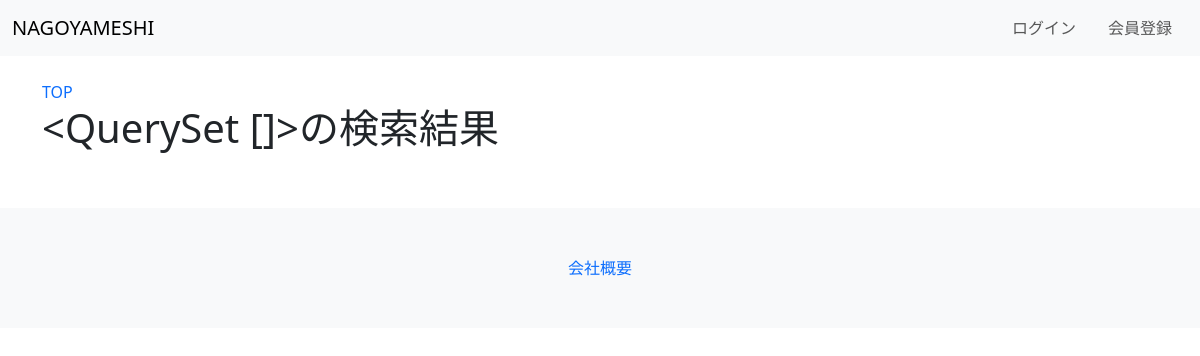
The page /nagoyameshi/condition/7 on the database as committed earlier.
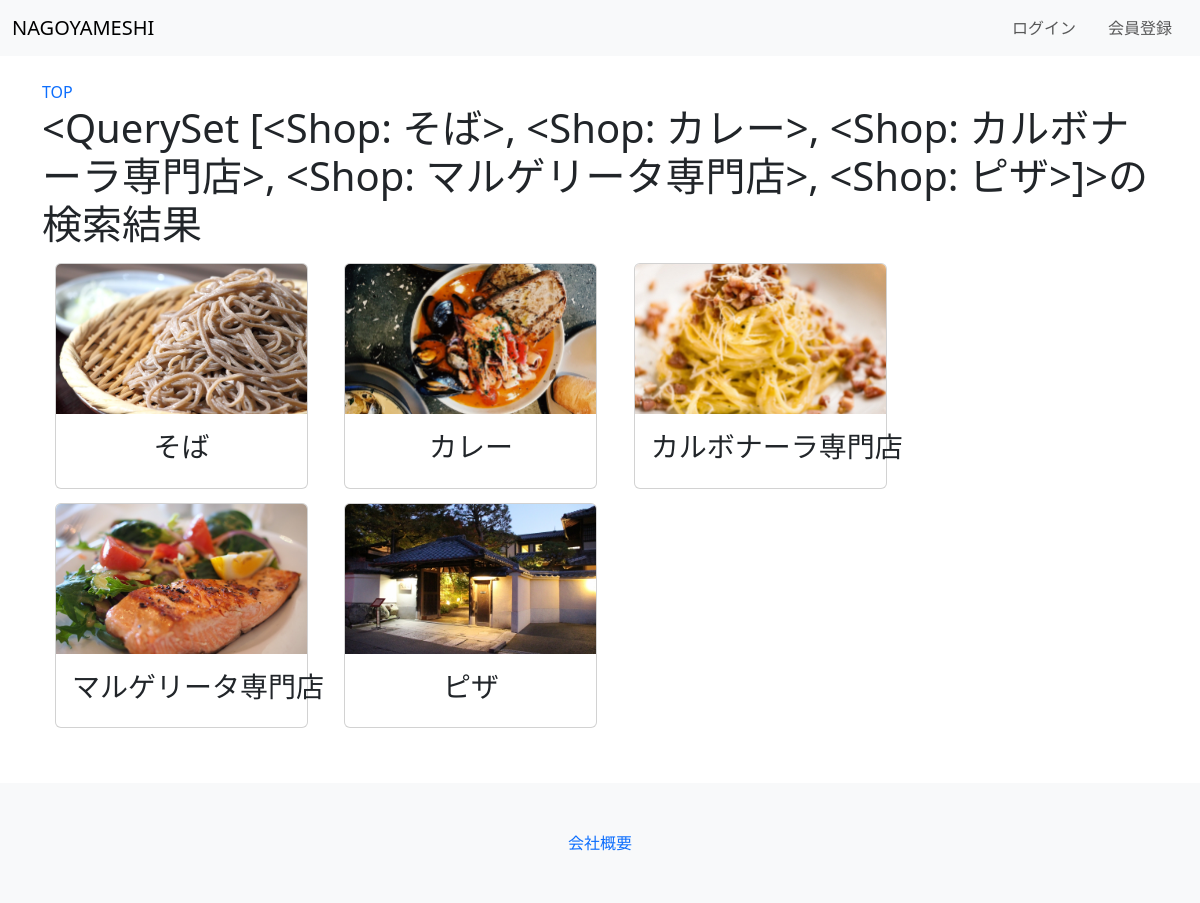
The same page on the database as committed later.
### nagoyameshi/models.py (models this page shows)
class Shop(models.Model):
    name = models.CharField(verbose_name="店名", max_length=50)
    image = models.ImageField(verbose_name="写真", blank=True, default="media_local/noImage.png", upload_to="media_local")
    phonenumber = PhoneNumberField(verbose_name="電話番号", region='JP', default="01-2345-6789")
    address = models.CharField(verbose_name="住所", max_length=100, default="名古屋市")
    access = models.CharField(verbose_name="アクセス", max_length=100, default="徒歩5分")
    neareststation = models.CharField(verbose_name="最寄駅", max_length=50, default="名古屋駅")
    condition = models.ManyToManyField("Condition", verbose_name="こだわり条件")
    openingdate = models.DateField(verbose_name="開業日", default="1990-11-11")
    seats = models.PositiveIntegerField(verbose_name="席数", default="20")
    opening_time = models.TimeField(verbose_name="開店時間", default="7:00")
    closing_time = models.TimeField(verbose_name="閉店時間", default="22:00")
    day_of_week = models.ManyToManyField("DayOfWeek", verbose_name="定休日")
    budget_min = models.PositiveIntegerField(verbose_name="予算(安)", default="1000")
    budget_max = models.PositiveIntegerField(verbose_name="予算(高)", default="10000")
    genre = models.ManyToManyField("Genre", verbose_name="ジャンル")
    created_at = models.DateField(auto_now_add = True)
    updated_at = models.DateField(auto_now = True)
    def __str__(self):
        return(self.name)

### nagoyameshi/views.py (the view)
# urls.py: path('condition/<int:id>', views.condition, name='condition'),
def condition(request, id):
    data = Shop.objects.filter(condition__id=id)
    params = {
        'data': data
    }
    return render(request, 'nagoyameshi/search.html', params)

### nagoyameshi/templates/nagoyameshi/search.html (shortened to what this page needs)
{% extends "base.html" %}
{% load static %}
{% block content %}
<a href="{% url 'nagoyameshi:top' %}">TOP</a>
<h1>{{ data }}の検索結果<h1>
<div class="row">
    <div class="col mx-auto">
        {% for item in data %}
        <a href="/nagoyameshi/detail/{{item.id}}" class="btn w-25 text-nowrap">
            <div class="card" style="max-width: 25rem">
                <img src="{{item.image.url}}" class="card-img-top" alt="画像無し" style="height: 150px; object-fit: cover;">
                <div class="card-body">
                    <h3 class="card-title">{{ item.name }}</h3>
                </div>
            </div>
        </a>
        {% endfor %}
    </div>
</div>
{% endblock content %}

Rows that differ between the two databases and show on the page:
now on this page (row edited): Shop: name.name "<QuerySet [<Shop: そば>, <Shop: カレー>, <Shop: カルボナーラ専門店>, <Shop: マルゲリータ専門店>, <Shop: ピザ>]>", image (picture), name "そば"
now on this page (row edited): Shop: image (picture), name "カレー"
now on this page (row edited): Shop: image (picture), name "カルボナーラ専門店"
now on this page (row edited): Shop: image (picture), name "マルゲリータ専門店"
now on this page (row edited): Shop: image (picture), name "ピザ"
Other text that changed with them:
{{ data }}: "<QuerySet []>" → (not shown)
